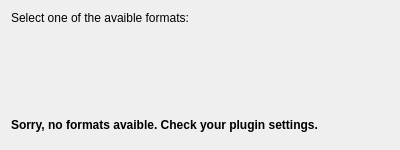
<?xml version="1.0" encoding="UTF-8"?>
<ui version="4.0">
 <class>Dialog</class>
 <widget class="QDialog" name="Dialog">
  <property name="geometry">
   <rect>
    <x>0</x>
    <y>0</y>
    <width>400</width>
    <height>150</height>
   </rect>
  </property>
  <property name="sizePolicy">
   <sizepolicy hsizetype="Fixed" vsizetype="Preferred">
    <horstretch>0</horstretch>
    <verstretch>0</verstretch>
   </sizepolicy>
  </property>
  <property name="minimumSize">
   <size>
    <width>400</width>
    <height>150</height>
   </size>
  </property>
  <property name="contextMenuPolicy">
   <enum>Qt::NoContextMenu</enum>
  </property>
  <property name="windowTitle">
   <string>Dialog</string>
  </property>
  <layout class="QVBoxLayout" name="verticalLayout">
   <item>
    <widget class="QLabel" name="label">
     <property name="sizePolicy">
      <sizepolicy hsizetype="Preferred" vsizetype="Fixed">
       <horstretch>0</horstretch>
       <verstretch>0</verstretch>
      </sizepolicy>
     </property>
     <property name="text">
      <string>Select one of the avaible formats:</string>
     </property>
    </widget>
   </item>
   <item>
    <widget class="QWidget" name="toolbar" native="true"/>
   </item>
   <item>
    <widget class="QLabel" name="label_noplugins">
     <property name="sizePolicy">
      <sizepolicy hsizetype="Preferred" vsizetype="Fixed">
       <horstretch>0</horstretch>
       <verstretch>0</verstretch>
      </sizepolicy>
     </property>
     <property name="font">
      <font>
       <weight>75</weight>
       <bold>true</bold>
      </font>
     </property>
     <property name="text">
      <string>Sorry, no formats avaible. Check your plugin settings.</string>
     </property>
     <property name="wordWrap">
      <bool>true</bool>
     </property>
    </widget>
   </item>
  </layout>
 </widget>
 <resources/>
 <connections/>
</ui>
